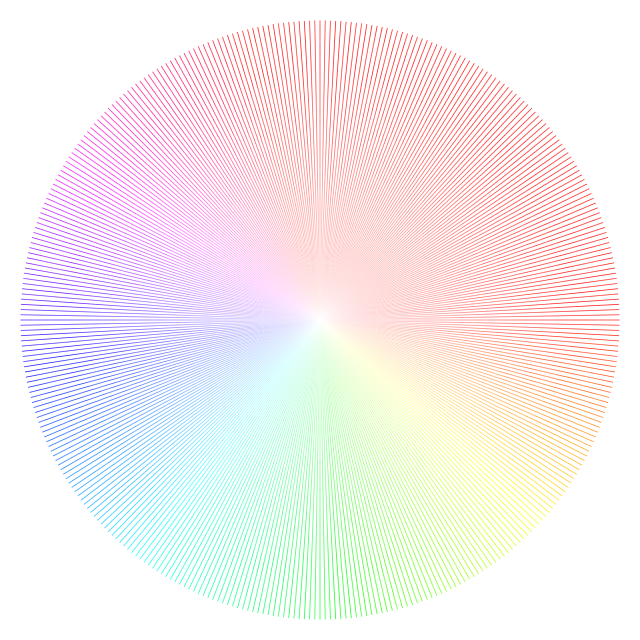
Frame 1 (no input)
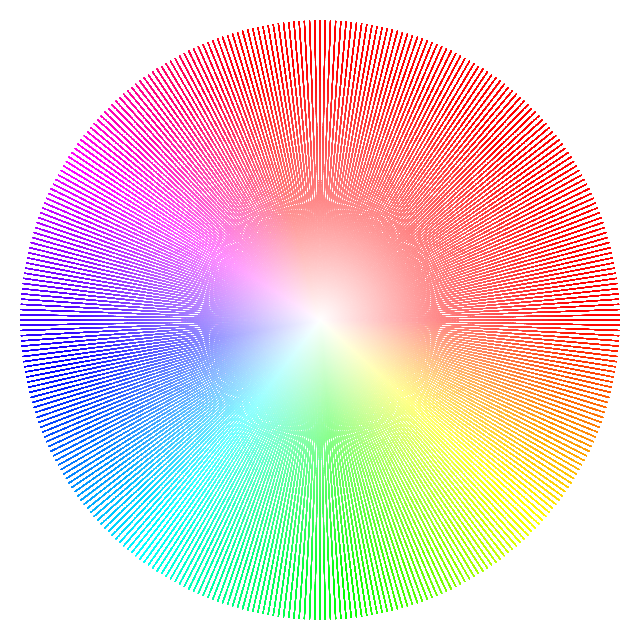
Frame 60 (the mouse pressed at the canvas centre just before this capture)
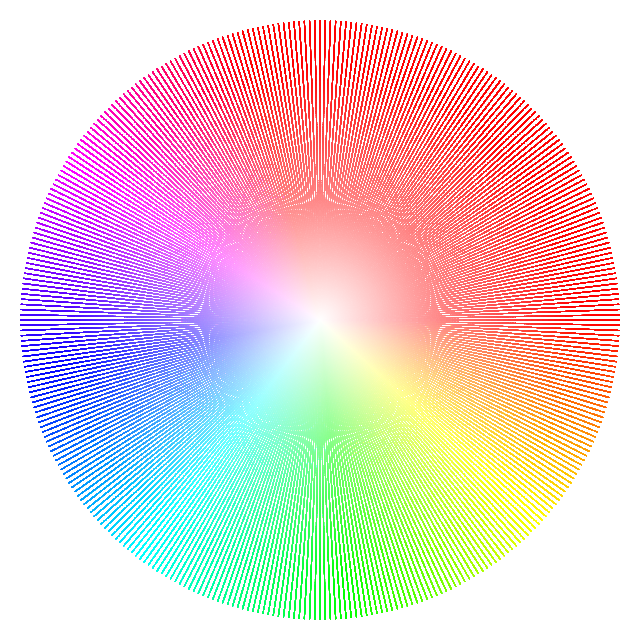
Frame 120 (the mouse held since frame 60 and released just before this capture)

The Processing sketch that drew these frames (run headless with seeded random() and noise(); from frame 60 on, the mouse is pressed at the canvas centre):

// Processing sketch: NoC_0_GaussianPalette
// ── NoC_0_GaussianPalette.pde
import java.util.Random; //could also use randomGaussian in processing 

Random generator;

void setup() {
  size(640, 640);
  generator = new Random();
  background(255);
}

void draw() {

  //gauss setup
  //float sd = width/4;
  //float mean = width/2;
  //float mean_y = height/2;
  //float gaussianX = (float) generator.nextGaussian();
  //float x = gaussianX * sd + mean;
  //float gaussianY = (float) generator.nextGaussian();
  //float y = gaussianY * sd + mean_y;

  //formatting
  noStroke();
  colorMode(HSB);

  for (int i=0; i<360; i++) {
    for (int j=0; j<300; j++){
     fill(i,j, 360);
     ellipse(width/2 + cos(radians(i)) * j, height/2 + sin(radians(i)) * j, 1, 1);
    }
  }
}
